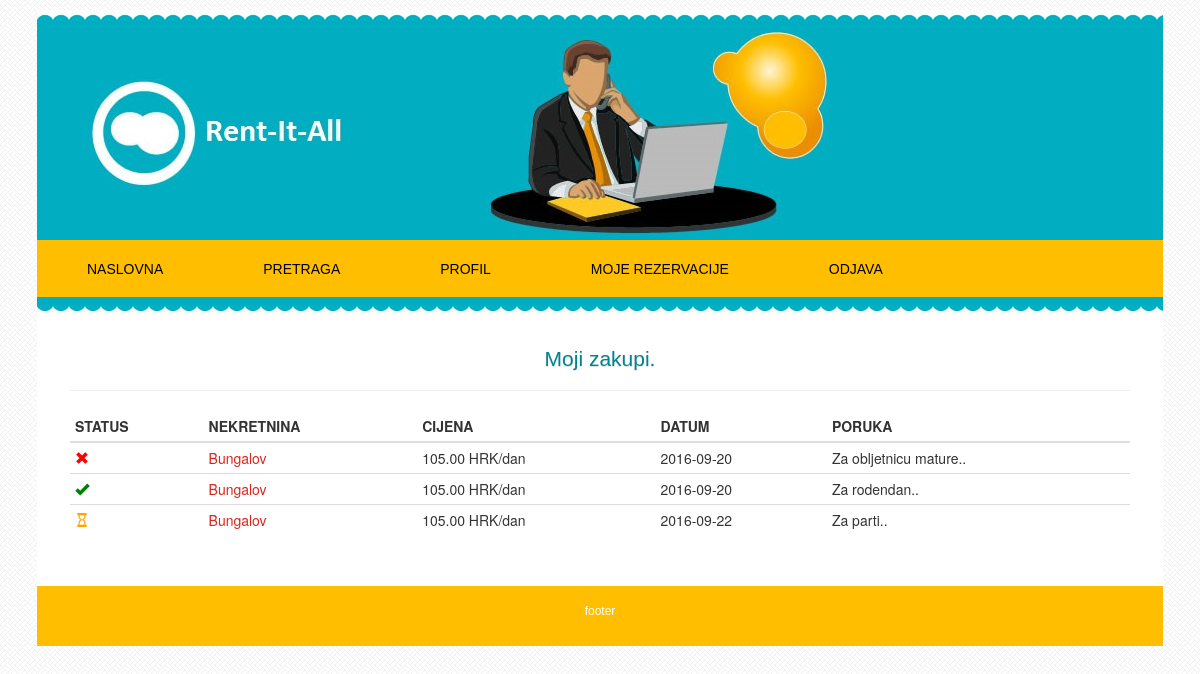
The page /rezervacije.php (signed in) on the database its author committed.
### tables this page shows
CREATE TABLE `articles` (
  `id` int(11) NOT NULL,
  `naziv` varchar(255) NOT NULL,
  `adresa` varchar(255) NOT NULL,
  `vlasnik_id` int(11) NOT NULL,
  `cijena` float(7,2) NOT NULL,
  `detalji` text NOT NULL,
  `slika` varchar(255) NOT NULL,
  `tagovi` varchar(255) NOT NULL
);

CREATE TABLE `kalendar` (
  `id` int(11) NOT NULL,
  `art_id` int(11) NOT NULL,
  `kupac_id` int(11) NOT NULL,
  `datum` date NOT NULL,
  `pending` tinyint(4) NOT NULL,
  `poruka` text NOT NULL
);

### rezervacije.php (the view, shortened to what this page needs)
<?php
include_once("scripts/status.php");
$rend="";
$kid=$_SESSION['id'];
$op=mysqli_query($db_conx, "SELECT a.id ID, a.naziv IME, a.cijena HRK, k.datum DAT, k.pending PEN, k.poruka POR FROM articles a, kalendar k WHERE k.art_id=a.id AND k.kupac_id='$kid'");
while($row=mysqli_fetch_array($op, MYSQLI_ASSOC)){
    $id     =$row['ID'];
    $ime    =$row['IME'];
    $cijena =$row['HRK'];
    $datum  =$row['DAT'];
    $pending=$row['PEN'];
    $poruka =$row['POR'];
    if($pending==1){
        $pen='<span class="glyphicon glyphicon-ok" style="color:green" data-placement="right" data-toggle="tooltip" title="Odobreno!"></span>';
    }else if($pending==2){
        $pen='<span class="glyphicon glyphicon-remove" style="color:red" data-placement="right" data-toggle="tooltip" title="Odbijeno!"></span>';
    }else{
        $pen='<span class="glyphicon glyphicon-hourglass" style="color:orange" data-placement="right" data-toggle="tooltip" title="Na razmatranju!"></span>';
    }
    $rend .= '
    <tr>
        <td>' . $pen . '</td>
        <td><a href="art.php?id=' . $id . '">' . $ime . '</a></td>
        <td>' . $cijena . ' HRK/dan</td>
        <td>' . $datum . '</td>
        <td>' . $poruka . '.</td>
    </tr>
    ';
}
?>
<!DOCTYPE html>
<html lang="hr">
<head>
<link rel="stylesheet" href="https://maxcdn.bootstrapcdn.com/bootstrap/3.3.6/css/bootstrap.min.css">
<link rel="stylesheet" href="style/style.css" type="text/css" charset="utf-8">
</head>
<body>
<div class="wrapper">
   <?php include_once('header.php'); ?>
<section id="content">
  <div class="wrap-content text">
    <div class="row box1">
      <div class="co1umn">
        <div class="wraptext">
          <h3>Moji zakupi.</h3><hr>
              <div class="table-responsive"><table class="table table-hover table-condensed">
                                        <thead>
                                          <tr>
                                            <th>STATUS</th>
                                            <th>NEKRETNINA</th>
                                            <th>CIJENA</th>
                                            <th>DATUM</th>
                                            <th>PORUKA</th>
                                          </tr>
                                        </thead>
                    <?php echo $rend; ?></table>
                </div>
            </div>
        </div>
      </div>
    </div>
</section>
<footer>
    <div class="wrap-footer">
        <div class="ftr">
            <p>footer</p>
        </div>
    </div>
</footer>
  </div>
</body>
</html>

### style/style.css (style rules this page uses)
html, body { height: 100%; }
body { background-image:url(images/cream_pixels.fw.png); background-repeat:repeat; margin-top:10px; }
.wrapper { max-width: 1126px; background-color:#FFF; width: 100%; margin: 0 auto -20px; }
h3 { font-family: Arial, Helvetica, sans-serif; font-size: 150%; font-weight: normal; text-align: center; color: #008493; text-shadow: 0 1px 1px #dadada; }
p { font-size:12px; font-family:Arial, Helvetica, sans-serif; text-align:left; line-height:18px; text-align:justify; }
a { color:#DA251D; }
#content .wrap-content { background: #ffffff; }
.box1 { margin:5px 7px; padding:10px; }
.wraptext { margin:5px; }
.text .wraptext { margin: 16px; }
footer { background-image: url(images/top_yellow_bg.jpg); background-repeat: repeat-x; }
.wrap-footer { background-image: url(images/top_yellow_bg.jpg); background-repeat: repeat-x; }
.ftr { background:#FFBF00; font-family:Arial, Helvetica, sans-serif; padding:10px 0px; color:#ffffff; }
.ftr p { font-size:12px; font-family:Arial, Helvetica, sans-serif; text-align:center; line-height:30px; }

### rows shown on the page
articles: naziv "Bungalov", cijena "105.00", kalendar.datum "2016-09-20", kalendar.poruka "Za obljetnicu mature.", kalendar.poruka "Za rodendan.", kalendar.datum "2016-09-22", kalendar.poruka "Za parti."
